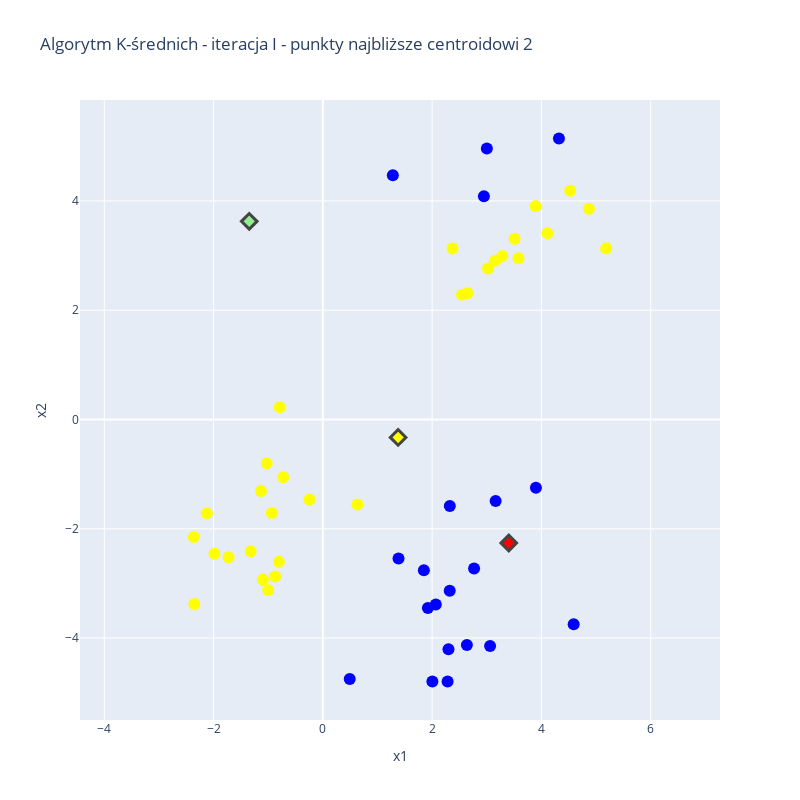

Notebook code cell kept with this figure:
### Code cell
# klaster 2
fig = px.scatter(
    df.loc[df['cluster']==1],
    'x1',
    'x2',
    width=800,
    height=800,
    color_discrete_sequence=["blue"],
    title='Algorytm K-średnich - iteracja I - punkty najbliższe centroidowi 2'
)
fig.add_trace(go.Scatter(x=[centroid_1[0]], y=[centroid_1[1]], name='centroid 1', mode='markers', marker_line_width=3, marker_color=cluster_1_color, marker_symbol='diamond'))

fig.add_trace(go.Scatter(x=df.loc[df['cluster']==2].x1, y=df.loc[df['cluster']==2].x2, name='centroid 2', mode='markers', marker_color=cluster_2_color))
fig.add_trace(go.Scatter(x=[centroid_2[0]], y=[centroid_2[1]], name='centroid 2', mode='markers', marker_line_width=3, marker_color=cluster_2_color, marker_symbol='diamond'))

fig.add_trace(go.Scatter(x=df.loc[df['cluster']==3].x1, y=df.loc[df['cluster']==3].x2, name='centroid 2', mode='markers', marker_color="blue"))
fig.add_trace(go.Scatter(x=[centroid_3[0]], y=[centroid_3[1]], name='centroid 3', mode='markers', marker_line_width=3, marker_color=cluster_3_color, marker_symbol='diamond'))

fig.update_traces(marker_size=12)
fig.update_yaxes(
    scaleanchor="x",
    scaleratio=1,
)  # wyrównujemy skalę, żeby odległości pomiędzy punktami nie były zaburzone na wizualizacji
fig.update_xaxes(tick0=0, dtick=2)


fig.update_layout(showlegend=False)

### Figure 1 — Plotly figure (JSON) as saved in the notebook; plotly's stock layout.template omitted (floating-point values rounded to 4 significant figures)
{"data": [{"hovertemplate": "x1=%{x}<br>x2=%{y}<extra></extra>", "legendgroup": "", "marker": {"color": "blue", "size": 12, "symbol": "circle"}, "mode": "markers", "name": "", "orientation": "v", "showlegend": false, "type": "scatter", "x": [2.948, 3.002, 4.321, 1.281], "xaxis": "x", "y": [4.086, 4.96, 5.142, 4.471], "yaxis": "y"}, {"marker": {"color": "lightgreen", "line": {"width": 3}, "size": 12, "symbol": "diamond"}, "mode": "markers", "name": "centroid 1", "type": "scatter", "x": [-1.347], "y": [3.626]}, {"marker": {"color": "yellow", "size": 12}, "mode": "markers", "name": "centroid 2", "type": "scatter", "x": [-1.001, 3.284, 2.647, -1.983, 3.509, -1.133, 2.547, 2.374, 3.024, -0.7883, 4.526, 4.11, -2.361, -2.351, 0.6319, 3.581, 4.871, 3.154, -1.097, -0.7241, 3.895, -0.9326, -0.874, -0.244, -2.122, 5.186, -0.8042, -1.725, -1.32, -1.027], "y": [-3.123, 2.991, 2.309, -2.459, 3.305, -1.307, 2.28, 3.131, 2.761, 0.2222, 4.185, 3.409, -2.151, -3.375, -1.558, 2.952, 3.857, 2.903, -2.928, -1.058, 3.907, -1.71, -2.873, -1.463, -1.716, 3.133, -2.606, -2.522, -2.412, -0.8023]}, {"marker": {"color": "yellow", "line": {"width": 3}, "size": 12, "symbol": "diamond"}, "mode": "markers", "name": "centroid 2", "type": "scatter", "x": [1.378], "y": [-0.3286]}, {"marker": {"color": "blue", "size": 12}, "mode": "markers", "name": "centroid 2", "type": "scatter", "x": [2.768, 1.922, 2.283, 3.163, 1.849, 3.9, 2.324, 2.636, 2.067, 3.061, 1.385, 2.322, 0.4921, 4.591, 2.299, 2.005], "y": [-2.728, -3.452, -4.795, -1.494, -2.757, -1.249, -1.584, -4.127, -3.386, -4.144, -2.544, -3.136, -4.75, -3.749, -4.206, -4.794]}, {"marker": {"color": "red", "line": {"width": 3}, "size": 12, "symbol": "diamond"}, "mode": "markers", "name": "centroid 3", "type": "scatter", "x": [3.403], "y": [-2.261]}], "layout": {"height": 800, "legend": {"tracegroupgap": 0}, "showlegend": false, "title": {"text": "Algorytm K-średnich - iteracja I - punkty najbliższe centroidowi 2"}, "width": 800, "xaxis": {"anchor": "y", "autorange": true, "domain": [0, 1], "dtick": 2, "range": [-4.444, 7.269], "tick0": 0, "title": {"text": "x1"}, "type": "linear"}, "yaxis": {"anchor": "x", "autorange": true, "domain": [0, 1], "range": [-5.5, 5.847], "scaleanchor": "x", "scaleratio": 1, "title": {"text": "x2"}, "type": "linear"}}}
